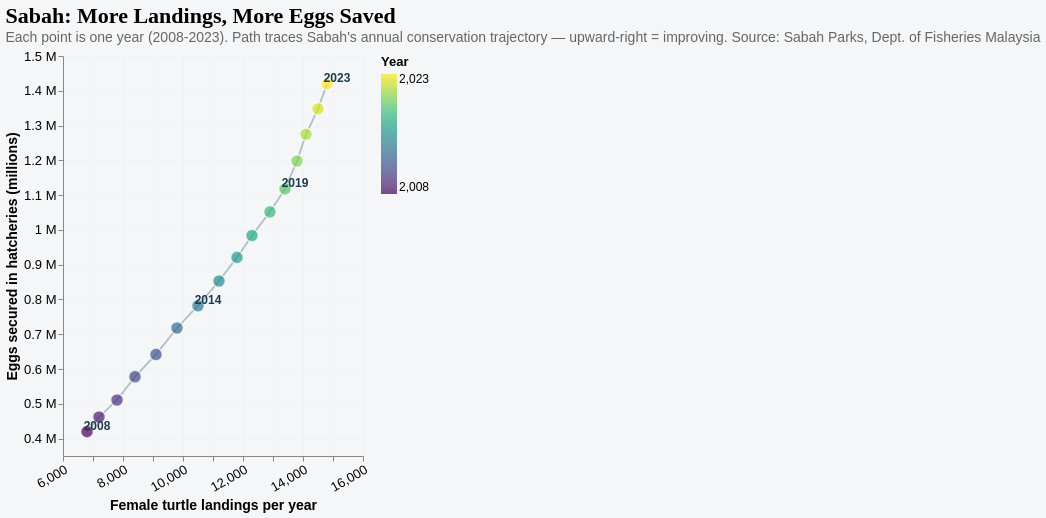

Here is the Vega-Lite specification saved for this chart:
### Vega-Lite specification from a JSON file in a GitHub repository (floating-point values rounded to 4 significant figures)
{"$schema": "https://vega.github.io/schema/vega-lite/v5.json", "title": {"text": "Sabah: More Landings, More Eggs Saved", "subtitle": "Each point is one year (2008-2023). Path traces Sabah's annual conservation trajectory — upward-right = improving. Source: Sabah Parks, Dept. of Fisheries Malaysia", "fontSize": 22, "font": "Georgia", "subtitleFontSize": 14, "anchor": "start", "subtitleColor": "#666"}, "width": "container", "height": 400, "background": "#f4f6f8", "config": {"view": {"stroke": null}, "axis": {"grid": true, "gridOpacity": 0.15, "labelFontSize": 13, "titleFontSize": 14}}, "data": {"values": [{"year": 2008, "landings": 6800, "hatchery_eggs": 420000}, {"year": 2009, "landings": 7200, "hatchery_eggs": 462000}, {"year": 2010, "landings": 7800, "hatchery_eggs": 511000}, {"year": 2011, "landings": 8400, "hatchery_eggs": 578000}, {"year": 2012, "landings": 9100, "hatchery_eggs": 642000}, {"year": 2013, "landings": 9800, "hatchery_eggs": 718000}, {"year": 2014, "landings": 10500, "hatchery_eggs": 782000}, {"year": 2015, "landings": 11200, "hatchery_eggs": 853000}, {"year": 2016, "landings": 11800, "hatchery_eggs": 921000}, {"year": 2017, "landings": 12300, "hatchery_eggs": 984000}, {"year": 2018, "landings": 12900, "hatchery_eggs": 1052000}, {"year": 2019, "landings": 13400, "hatchery_eggs": 1118000}, {"year": 2020, "landings": 13800, "hatchery_eggs": 1198000}, {"year": 2021, "landings": 14100, "hatchery_eggs": 1275000}, {"year": 2022, "landings": 14500, "hatchery_eggs": 1348000}, {"year": 2023, "landings": 14800, "hatchery_eggs": 1420000}]}, "params": [], "layer": [{"mark": {"type": "line", "color": "#b0bec5", "strokeWidth": 1.8}, "encoding": {"x": {"field": "landings", "type": "quantitative", "axis": {"title": "Female turtle landings per year", "titleFontSize": 14, "format": ",d", "labelAngle": -30}, "scale": {"domain": [6000, 16000]}}, "y": {"field": "eggs_millions", "type": "quantitative", "axis": {"title": "Eggs secured in hatcheries (millions)", "titleFontSize": 14, "format": ".1f", "labelExpr": "datum.value + ' M'"}, "scale": {"domain": [0.35, 1.5]}}, "order": {"field": "year"}}}, {"mark": {"type": "circle", "filled": true, "stroke": "white", "strokeWidth": 1.5}, "encoding": {"x": {"field": "landings", "type": "quantitative", "axis": {"title": "Female turtle landings per year", "titleFontSize": 14, "format": ",d", "labelAngle": -30}, "scale": {"domain": [6000, 16000]}}, "y": {"field": "eggs_millions", "type": "quantitative", "axis": {"title": "Eggs secured in hatcheries (millions)", "titleFontSize": 14, "format": ".1f", "labelExpr": "datum.value + ' M'"}, "scale": {"domain": [0.35, 1.5]}}, "size": {"value": 160}, "color": {"field": "year", "type": "quantitative", "scale": {"scheme": "viridis"}, "legend": {"title": "Year", "labelFontSize": 12, "titleFontSize": 13, "gradientLength": 120}}, "tooltip": [{"field": "year", "title": "Year"}, {"field": "landings", "title": "Female landings", "format": ","}, {"field": "eggs_millions", "title": "Eggs in hatcheries (millions)", "format": ".2f"}]}}, {"transform": [{"filter": "datum.year == 2008 || datum.year == 2014 || datum.year == 2019 || datum.year == 2023"}], "mark": {"type": "text", "fontSize": 12, "fontWeight": "bold", "color": "#1b3a4b", "dx": 10, "dy": -6}, "encoding": {"x": {"field": "landings", "type": "quantitative", "axis": {"title": "Female turtle landings per year", "titleFontSize": 14, "format": ",d", "labelAngle": -30}, "scale": {"domain": [6000, 16000]}}, "y": {"field": "eggs_millions", "type": "quantitative", "axis": {"title": "Eggs secured in hatcheries (millions)", "titleFontSize": 14, "format": ".1f", "labelExpr": "datum.value + ' M'"}, "scale": {"domain": [0.35, 1.5]}}, "text": {"field": "year"}}}], "transform": [{"calculate": "datum.hatchery_eggs / 1000000", "as": "eggs_millions"}]}
